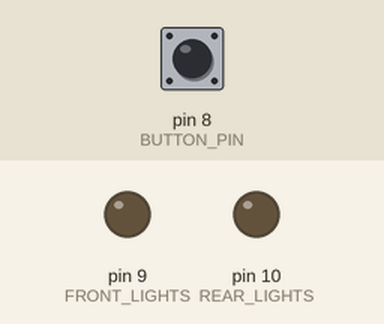
The sketch below on a simulated Arduino Uno, built with avr-gcc and run on an emulated ATmega328P. On the bench: output pins drawn as LEDs (lit = HIGH). Dashed ring = blinking. Inputs (shaded band) come from the test bench; at power-on: pin 8 (BUTTON_PIN) HIGH.

Above: at 1.2 s.
1.3 s: pin 8 (BUTTON_PIN) pulled LOW for 0.15 s
At 2.4 s:
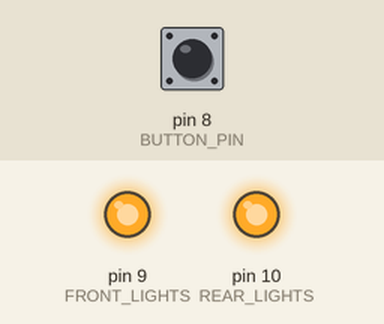
2.9 s: pin 8 (BUTTON_PIN) pulled LOW for 1 s
At 3.05 s:
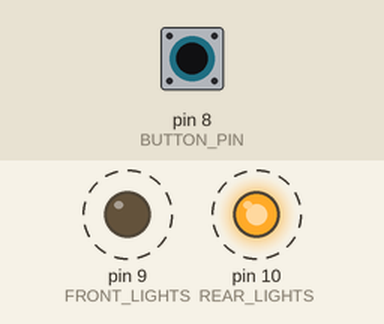
5.9 s: pin 8 (BUTTON_PIN) pulled LOW for 3.2 s
At 7.1 s:
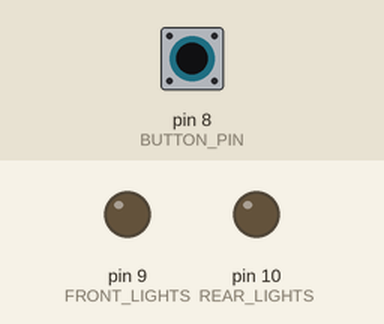
Timing chart, 0 to 8.9 s (numbered marks = the images above; inputs shaded):
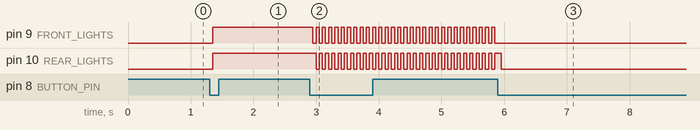

The sketch:

maret_hotwheels.ino
```cpp
#include <avr/io.h>
#include <util/delay.h>

#define BUTTON_PIN PB0
#define FRONT_LIGHTS PB1
#define REAR_LIGHTS PB2

uint8_t mode = 0;
unsigned long previousMillis = 0;
const long interval = 50;

void setup() {
  DDRB |= (1 << FRONT_LIGHTS) | (1 << REAR_LIGHTS);  // Set lampu sebagai output
  DDRB &= ~(1 << BUTTON_PIN);                        // Set tombol sebagai input
  PORTB |= (1 << BUTTON_PIN);                        // Pull-up resistor
}

void loop() {
  static uint8_t lastButtonState = 1;
  uint8_t buttonState = PINB & (1 << BUTTON_PIN);

  // Deteksi tombol ditekan
  if (buttonState == 0 && lastButtonState == 1) {
    _delay_ms(50);  // Debounce
    if ((PINB & (1 << BUTTON_PIN)) == 0) {
      mode = (mode + 1) % 3;
    }
  }
  lastButtonState = buttonState;

  // Non-blocking delay untuk kedip-kedip
  unsigned long currentMillis = millis();

  switch (mode) {
    case 0:  // Semua mati
      PORTB &= ~((1 << FRONT_LIGHTS) | (1 << REAR_LIGHTS));
      break;
    case 1:  // Semua nyala
      PORTB |= (1 << FRONT_LIGHTS) | (1 << REAR_LIGHTS);
      break;
    case 2:  // Kedip-kedip 1 per 1
      if (currentMillis - previousMillis >= interval) {
        previousMillis = currentMillis;
        if (PORTB & (1 << FRONT_LIGHTS)) {
          PORTB &= ~(1 << FRONT_LIGHTS);
          PORTB |= (1 << REAR_LIGHTS);
        } else {
          PORTB |= (1 << FRONT_LIGHTS);
          PORTB &= ~(1 << REAR_LIGHTS);
        }
      }
      break;
  }
}
```

Measured:
- after the input at 1.3 s, pin 9 (FRONT_LIGHTS), pin 10 (REAR_LIGHTS): LOW → HIGH after 0.05 s
- after the input at 2.9 s, pin 9 (FRONT_LIGHTS): alternates HIGH for 0.05 s and LOW for 0.05 s, starting after 0.05 s; pin 10 (REAR_LIGHTS): alternates HIGH for 0.05 s and LOW for 0.05 s, starting after 0.10 s
- after the input at 5.9 s, pin 9 (FRONT_LIGHTS): stops changing and stays LOW
